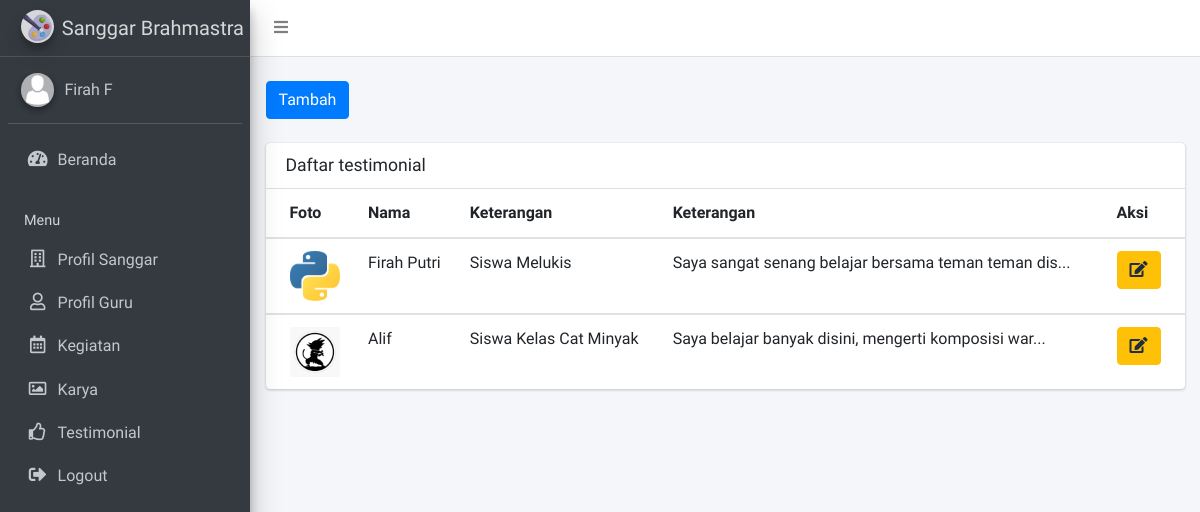
Before: /admin/testimonial.php (signed in) with the older database file.
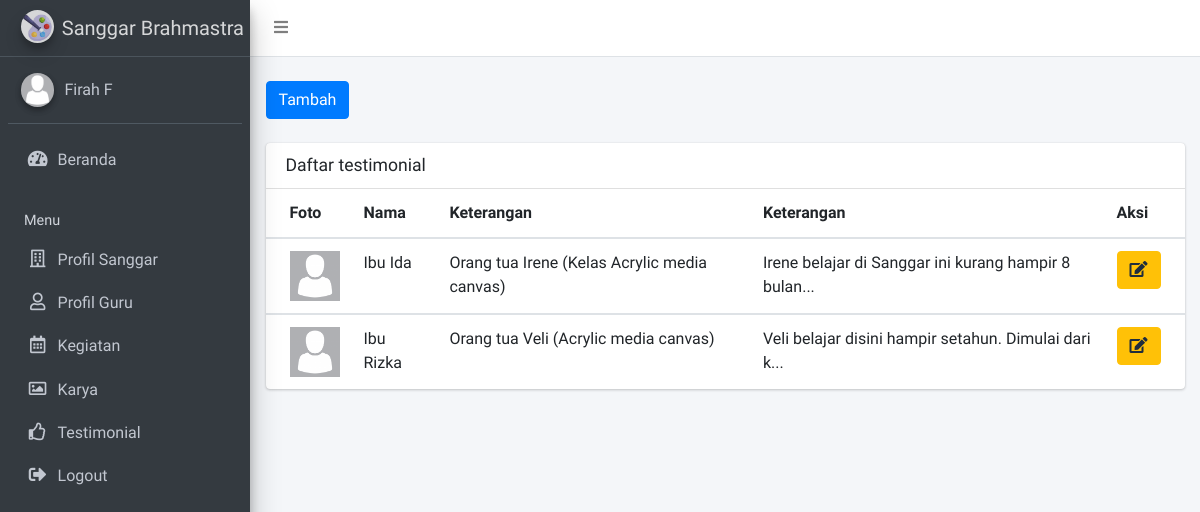
After: the same page with the newer database file.
### tables this page shows
CREATE TABLE `tb_testimonial` (
  `id` int(11) NOT NULL,
  `nama` varchar(250) NOT NULL,
  `keterangan` varchar(100) NOT NULL,
  `pesan` text NOT NULL,
  `foto` varchar(250) NOT NULL
);

### functions/variables.php (called while the page is built, shortened)
<?php
$WEB_URL = "http://localhost/sanggar-brahmastra/";

### admin/testimonial.php (the view, shortened to what this page needs)
<?php
include_once('../functions/include_all.php');
$koneksi = koneksi_sanggar();
?>
<div class="content-wrapper">
    <section class="content">
        <div class="container-fluid">
            <div class="row">
                <div class="col-md-1">
                    <br />
                    <a href="testimonial-editor.php" class="btn btn-primary">Tambah</a>
                    <br />
                    <br />
                </div>
                <div class="col-md-11"></div>
            </div>
            <div class="card">
                <div class="card-header">
                    <h3 class="card-title">Daftar testimonial</h3>
                </div>
                <div class="card-body p-0">
                    <table class="table">
                        <thead>
                            <tr>
                                <th>Foto</th>
                                <th>Nama</th>
                                <th>Keterangan</th>
                                <th>Keterangan</th>
                                <th style="width: 30px">Aksi</th>
                            </tr>
                        </thead>
                        <tbody>
                            <?php
                            $tampil = mysqli_query($koneksi, "SELECT * from tb_testimonial order by id asc");
                            while ($data = mysqli_fetch_array($tampil)) :
                            ?>
                                <tr>
                                    <td><img src="<?= $WEB_URL . $data['foto'] ?>" width="50"></td>
                                    <td><?= $data['nama'] ?></td>
                                    <td><?= $data['keterangan'] ?></td>
                                    <td><?= substr(strip_tags($data['pesan']), 0, 50) . "..." ?></td>
                                    <td><a href="testimonial-editor.php?id=<?= $data['id'] ?>" class="btn btn-warning"> <i class="nav-icon fas fa-edit"></i></a>
                                    </td>
                                </tr>
                        </tbody>
                    <?php endwhile ?>
                    </table>
                </div>
            </div>
        </div>
    </section>
</div>
</div>
</body>
</html>

Changed rows visible on the page:
removed tb_testimonial: foto (picture), nama "Firah Putri", keterangan "Siswa Melukis", pesan "Saya sangat senang belajar bersama teman teman dis"
removed tb_testimonial: foto (picture), nama "Alif", keterangan "Siswa Kelas Cat Minyak", pesan "Saya belajar banyak disini, mengerti komposisi war"
added tb_testimonial: foto (placeholder picture), nama "Ibu Ida", keterangan "Orang tua Irene (Kelas Acrylic media canvas)", pesan "Irene belajar di Sanggar ini kurang hampir 8 bulan"
added tb_testimonial: foto (placeholder picture), nama "Ibu Rizka", keterangan "Orang tua Veli (Acrylic media canvas)", pesan "Veli belajar disini hampir setahun. Dimulai dari k"
